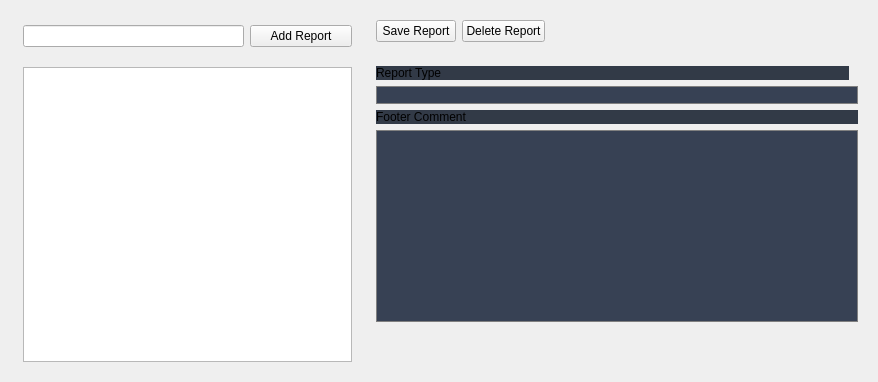
                 <widget class="QWidget" name="chmReportInfoTab">
                  <attribute name="title">
                   <string>Report Info</string>
                  </attribute>
                  <layout class="QHBoxLayout" name="horizontalLayout_53">
                   <item>
                    <widget class="QWidget" name="chmReportsWidget_2" native="true">
                     <property name="minimumSize">
                      <size>
                       <width>350</width>
                       <height>0</height>
                      </size>
                     </property>
                     <property name="maximumSize">
                      <size>
                       <width>300</width>
                       <height>16777215</height>
                      </size>
                     </property>
                     <property name="styleSheet">
                      <string notr="true"/>
                     </property>
                     <layout class="QVBoxLayout" name="verticalLayout_41">
                      <property name="leftMargin">
                       <number>12</number>
                      </property>
                      <property name="topMargin">
                       <number>0</number>
                      </property>
                      <item>
                       <widget class="QWidget" name="widget_40" native="true">
                        <property name="minimumSize">
                         <size>
                          <width>0</width>
                          <height>50</height>
                         </size>
                        </property>
                        <layout class="QHBoxLayout" name="horizontalLayout_52">
                         <property name="spacing">
                          <number>-1</number>
                         </property>
                         <property name="leftMargin">
                          <number>0</number>
                         </property>
                         <property name="topMargin">
                          <number>0</number>
                         </property>
                         <property name="rightMargin">
                          <number>0</number>
                         </property>
                         <property name="bottomMargin">
                          <number>0</number>
                         </property>
                         <item>
                          <widget class="QLineEdit" name="reportNameInput_3">
                           <property name="minimumSize">
                            <size>
                             <width>0</width>
                             <height>0</height>
                            </size>
                           </property>
                          </widget>
                         </item>
                         <item>
                          <widget class="QPushButton" name="addReportBtn_3">
                           <property name="minimumSize">
                            <size>
                             <width>102</width>
                             <height>0</height>
                            </size>
                           </property>
                           <property name="text">
                            <string>Add Report</string>
                           </property>
                          </widget>
                         </item>
                        </layout>
                       </widget>
                      </item>
                      <item>
                       <widget class="QListWidget" name="reportsList_3"/>
                      </item>
                     </layout>
                    </widget>
                   </item>
                   <item>
                    <widget class="QWidget" name="chmReportsInfoWidget_2" native="true">
                     <property name="styleSheet">
                      <string notr="true">

#widget_20 {
	background-color:  #323a47;
} 


#widget_21 {
	background-color:  #323a47;
	border-radius:10px; 
}

QTextEdit {
	border: 1px solid gray;
	background-color: rgb(55, 65, 84);
	color: white; 
} 

QLineEdit {
	border: 1px solid gray;
	background-color: rgb(55, 65, 84);
}
QLabel {
	background-color:  #323a47;
}

</string>
                     </property>
                     <layout class="QVBoxLayout" name="verticalLayout_34">
                      <property name="leftMargin">
                       <number>0</number>
                      </property>
                      <property name="topMargin">
                       <number>0</number>
                      </property>
                      <property name="rightMargin">
                       <number>0</number>
                      </property>
                      <property name="bottomMargin">
                       <number>0</number>
                      </property>
                      <item>
                       <widget class="QWidget" name="widget_22" native="true">
                        <property name="minimumSize">
                         <size>
                          <width>500</width>
                          <height>0</height>
                         </size>
                        </property>
                        <property name="styleSheet">
                         <string notr="true"/>
                        </property>
                        <layout class="QHBoxLayout" name="horizontalLayout_50">
                         <item>
                          <widget class="QPushButton" name="gcmsSaveReportBtn_2">
                           <property name="minimumSize">
                            <size>
                             <width>0</width>
                             <height>0</height>
                            </size>
                           </property>
                           <property name="maximumSize">
                            <size>
                             <width>16777215</width>
                             <height>16777215</height>
                            </size>
                           </property>
                           <property name="text">
                            <string>Save Report</string>
                           </property>
                          </widget>
                         </item>
                         <item>
                          <widget class="QPushButton" name="gcmsDeleteReportBtn_2">
                           <property name="minimumSize">
                            <size>
                             <width>0</width>
                             <height>0</height>
                            </size>
                           </property>
                           <property name="maximumSize">
                            <size>
                             <width>16777215</width>
                             <height>16777215</height>
                            </size>
                           </property>
                           <property name="text">
                            <string>Delete Report</string>
                           </property>
                          </widget>
                         </item>
                         <item>
                          <spacer name="horizontalSpacer_15">
                           <property name="orientation">
                            <enum>Qt::Horizontal</enum>
                           </property>
                           <property name="sizeHint" stdset="0">
                            <size>
                             <width>40</width>
                             <height>20</height>
                            </size>
                           </property>
                          </spacer>
                         </item>
                        </layout>
                       </widget>
                      </item>
                      <item>
                       <widget class="QWidget" name="chmReportsInfo_2" native="true">
                        <property name="minimumSize">
                         <size>
                          <width>400</width>
                          <height>0</height>
                         </size>
                        </property>
                        <property name="styleSheet">
                         <string notr="true"/>
                        </property>
                        <layout class="QVBoxLayout" name="verticalLayout_37">
                         <item>
                          <widget class="QWidget" name="widget_24" native="true">
                           <layout class="QHBoxLayout" name="horizontalLayout_51">
                            <property name="leftMargin">
                             <number>0</number>
                            </property>
                            <property name="topMargin">
                             <number>0</number>
                            </property>
                            <property name="bottomMargin">
                             <number>0</number>
                            </property>
                            <item>
                             <widget class="QLabel" name="label_77">
                              <property name="text">
                               <string>Report Type</string>
                              </property>
                             </widget>
                            </item>
                           </layout>
                          </widget>
                         </item>
                         <item>
                          <widget class="QLineEdit" name="icpReportType_4">
                           <property name="enabled">
                            <bool>false</bool>
                           </property>
                          </widget>
                         </item>
                         <item>
                          <widget class="QLabel" name="label_78">
                           <property name="text">
                            <string>Footer Comment </string>
                           </property>
                          </widget>
                         </item>
                         <item>
                          <widget class="QTextEdit" name="footerComments_3">
                           <property name="autoFillBackground">
                            <bool>false</bool>
                           </property>
                           <property name="html">
                            <string>&lt;!DOCTYPE HTML PUBLIC &quot;-//W3C//DTD HTML 4.0//EN&quot; &quot;http://www.w3.org/TR/REC-html40/strict.dtd&quot;&gt;
&lt;html&gt;&lt;head&gt;&lt;meta name=&quot;qrichtext&quot; content=&quot;1&quot; /&gt;&lt;style type=&quot;text/css&quot;&gt;
p, li { white-space: pre-wrap; }
&lt;/style&gt;&lt;/head&gt;&lt;body style=&quot; font-family:'.AppleSystemUIFont'; font-size:13pt; font-weight:400; font-style:normal;&quot;&gt;
&lt;p style=&quot;-qt-paragraph-type:empty; margin-top:0px; margin-bottom:0px; margin-left:0px; margin-right:0px; -qt-block-indent:0; text-indent:0px;&quot;&gt;&lt;br /&gt;&lt;/p&gt;&lt;/body&gt;&lt;/html&gt;</string>
                           </property>
                          </widget>
                         </item>
                         <item>
                          <spacer name="verticalSpacer_9">
                           <property name="orientation">
                            <enum>Qt::Vertical</enum>
                           </property>
                           <property name="sizeHint" stdset="0">
                            <size>
                             <width>20</width>
                             <height>40</height>
                            </size>
                           </property>
                          </spacer>
                         </item>
                        </layout>
                       </widget>
                      </item>
                     </layout>
                    </widget>
                   </item>
                  </layout>
                 </widget>
